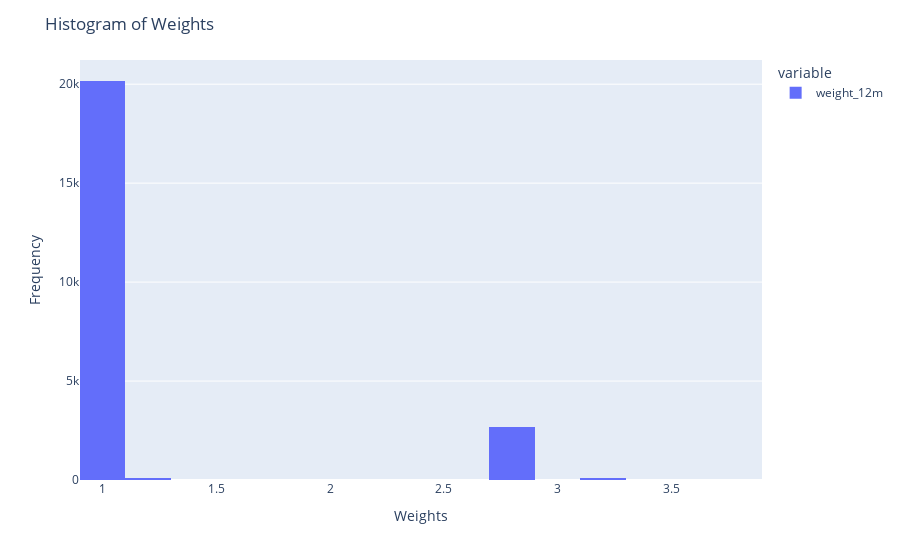

Notebook cell for this chart:
### Markdown cell above
## reweight

- why re-weighting?

### Code cell
fig = px.histogram(weights, nbins=20)
fig.update_layout(title='Histogram of Weights', xaxis_title='Weights', yaxis_title='Frequency')
fig.show()

### Figure 1 — Plotly figure (JSON) as saved in the notebook; plotly's stock layout.template omitted (floating-point values rounded to 4 significant figures; data arrays with more than 128 entries replaced by an {"elided": "..."} marker saying what was removed)
{"data": [{"bingroup": "x", "hovertemplate": "variable=weight_12m<br>value=%{x}<br>count=%{y}<extra></extra>", "legendgroup": "weight_12m", "marker": {"color": "#636efa", "pattern": {"shape": ""}}, "name": "weight_12m", "nbinsx": 20, "orientation": "v", "showlegend": true, "type": "histogram", "x": {"elided": "23107 float values"}, "xaxis": "x", "yaxis": "y"}], "layout": {"barmode": "relative", "legend": {"title": {"text": "variable"}, "tracegroupgap": 0}, "margin": {"t": 60}, "title": {"text": "Histogram of Weights"}, "xaxis": {"anchor": "y", "domain": [0, 1], "title": {"text": "Weights"}}, "yaxis": {"anchor": "x", "domain": [0, 1], "title": {"text": "Frequency"}}}}
